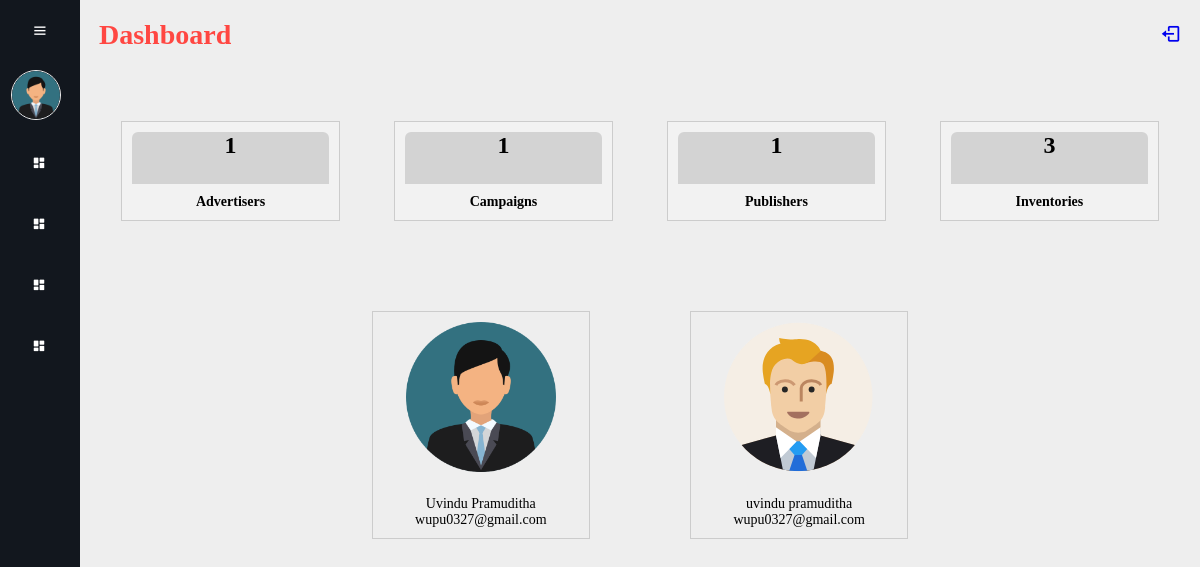
The app's page /adminDashboard.php (signed in) with its own data.
### tables this page shows
CREATE TABLE `advertisers` (
  `email` varchar(100) NOT NULL,
  `fname` varchar(50) NOT NULL,
  `lname` varchar(50) NOT NULL,
  `password` varchar(50) NOT NULL,
  `mobile` varchar(10) NOT NULL,
  `joined_date` datetime NOT NULL,
  `status` int(11) NOT NULL,
  `verification_code` varchar(20) NOT NULL
);

CREATE TABLE `profilepub_image` (
  `path_url` varchar(100) NOT NULL,
  `publisher_email` varchar(100) NOT NULL
);

CREATE TABLE `publisher` (
  `email` varchar(100) NOT NULL,
  `fname` varchar(50) NOT NULL,
  `lname` varchar(50) NOT NULL,
  `password` varchar(50) NOT NULL,
  `mobile` varchar(10) NOT NULL,
  `joined_date` datetime NOT NULL,
  `status` int(11) NOT NULL,
  `verification_code` varchar(20) NOT NULL
);

### adminDashboard.php (the view, shortened to what this page needs)
<!DOCTYPE html>
<html>
<head>
	<link rel="stylesheet" href="style.css">
</head>
<body>
	<?php include "sideBarAdmin.php"; ?>
	<div class="main-content">
		<div class="nav">
			<div class="navbar-item">
				<h1>Dashboard</h1>
			</div>
			<div class="navbar-item">
                <a href="logout.php">
                    <i class='bx bx-log-out'></i>
                </a>
            </div>
		</div>
		<div class="">
            <div class="container margintop50">
                <div class="count-card col2">
                    <div class="count-part">
                        <?php
                            $query = "SELECT * FROM `advertisers`";
                            $rs = mysqli_query($conn,$query);
                            $data = $rs->num_rows;
                        ?>
                        <h1><?php echo "$data";?></h1>
                    </div>
                    <span>Advertisers</span>
                </div>
                <div class="count-card col2">
                    <div class="count-part">
                        <?php
                            $query = "SELECT * FROM `campaigns`";
                            $rs = mysqli_query($conn,$query);
                            $data = $rs->num_rows;
                        ?>
                        <h1><?php echo "$data";?></h1>
                    </div>
                    <span>Campaigns</span>
                </div>
                <div class="count-card col2">
                    <div class="count-part">
                        <?php
                            $query = "SELECT * FROM `publisher`";
                            $rs = mysqli_query($conn,$query);
                            $data = $rs->num_rows;
                        ?>
                        <h1><?php echo "$data";?></h1>
                    </div>
                    <span>Publishers</span>
                </div>
                <div class="count-card col2">
                    <div class="count-part">
                        <?php
                            $query = "SELECT * FROM `inventories`";
                            $rs = mysqli_query($conn,$query);
                            $data = $rs->num_rows;
                        ?>
                        <h1><?php echo "$data";?></h1>
                    </div>
                    <span>Inventories</span>
                </div>
            </div>
            <div class="container margintop50 most-user-cont">
                <div class="most-user col2">
                    <?php
                    $query = "SELECT advertisers_email, COUNT(*) AS email_count FROM `campaigns` GROUP BY advertisers_email ORDER BY email_count DESC LIMIT 1";
                    $rs = mysqli_query($conn,$query);
                    $data = $rs->fetch_assoc();
                    $email = $data['advertisers_email'];
                    $details = "SELECT * FROM `advertisers` WHERE email = '$email'";
                    $details_rs = mysqli_query($conn,$details);
                    $image_query = "SELECT * FROM `profilead_image` WHERE advertiser_email ='$email' ";
                    $image_rs = mysqli_query($conn, $image_query);
                    $details_data = $details_rs->fetch_assoc();
                    $image_data = $image_rs->fetch_assoc();
                    ?>
                    <div class="most-card">
                        <?php
                        if (empty($image_data["path_url"])) {
                        ?>
                            <img src="resource/profile_img/user.png" id="viewImg" class="most-user-Img">
                        <?php
                        } else {
                        ?>
                            <img src="<?php echo ($image_data["path_url"]); ?>" id="viewImg" class="most-user-Img">
                        <?php
                        }
                        ?>
                    </div>
                    <div class="">
                        <center>
                            <span><?php echo ($details_data['fname'])?>&nbsp;<?php echo ($details_data['lname'])?></span>
                            <br>
                            <span><?php echo ($data['advertisers_email']) ?></span>
                        </center>
                    </div>
                </div>
                <div class="most-user col2">
                    <?php
                    $query = "SELECT publisher_email, COUNT(*) AS email_count FROM `inventories` GROUP BY publisher_email ORDER BY email_count DESC LIMIT 1";
                    $rs = mysqli_query($conn,$query);
                    $data = $rs->fetch_assoc();
                    $email = $data['publisher_email'];
                    $details = "SELECT * FROM `publisher` WHERE email = '$email'";
                    $details_rs = mysqli_query($conn,$details);
                    $image_query = "SELECT * FROM `profilepub_image` WHERE publisher_email ='$email' ";
                    $image_rs = mysqli_query($conn, $image_query);
                    $details_data = $details_rs->fetch_assoc();
                    $image_data = $image_rs->fetch_assoc();
                    ?>
                    <div>
                        <?php
                        if (empty($image_data["path_url"])) {
                        ?>
                            <img src="resource/profile_img/user.png" id="viewImg" class="most-user-Img">
                        <?php
                        } else {
                        ?>
                            <img src="<?php echo ($image_data["path_url"]); ?>" id="viewImg" class="most-user-Img">
                        <?php
                        }
                        ?>
                    </div>
                    <div class="">
                        <center>
                            <span><?php echo ($details_data['fname'])?>&nbsp;<?php echo ($details_data['lname'])?></span>
                            <br>
                            <span><?php echo ($data['publisher_email']) ?></span>
                        </center>
                    </div>
                </div>
            </div>
        </div>
	</div>
</body>
</html>

### sideBarAdmin.php (shortened to what this page needs)
<!DOCTYPE html>
<html>
<head>
	<link href='https://unpkg.com/boxicons@2.1.4/css/boxicons.min.css' rel='stylesheet'>
	<link rel="stylesheet" type="text/css" href="style.css">
</head>
<body>
	<div class="sidebar">
		<div class="top">
			<i class='bx bx-menu' id="sidebar-btn"></i>
		</div>
		<div class="user">
            <div>
                <img src="resource/profile_img/user.png" id="viewImg" class="user-img" >
            </div>
			<div>
			</div>
		</div>
		<ul>
			<li>
				<a href="adminDashboard.php">
					<i class='bx bxs-dashboard'></i>
				</a>
			</li>
			<li>
				<a href="adminProfile.php">
					<i class='bx bxs-dashboard'></i>
				</a>
			</li>
			<li>
				<a href="manage.php">
					<i class='bx bxs-dashboard'></i>
				</a>
			</li>
			<li>
				<a href="designing.php">
					<i class='bx bxs-dashboard'></i>
				</a>
			</li>
		</ul>
	</div>
</body>
</html>

### style.css (style rules this page uses)
* { font-family: 'Balsamiq Sans', cursive; font-size: 14px; margin: 0; padding: 0; box-sizing: border-box; }
.nav { display: flex; justify-content: space-between; align-items: center; margin: 5px; }
.navbar-item { color: #FF4742; }
.user-img { width: 50px; border-radius: 100%; border: 1px solid #eee; }
.sidebar { position: absolute; top: 0; left: 0; height: 100vh; width: 80px; background-color: #12171e; padding: 0.4rem 0.8rem; transition: all 0.5s ease; }
.sidebar #sidebar-btn { position: absolute; color: #fff; top: .4rem; left: 50%; font-size: 1.2rem; line-height: 50px; transform: translateX(-50%); cursor: pointer; }
.user { display: flex; align-items: center; margin: 1rem 0; }
.sidebar ul li { position: relative; list-style-type: none; height: 50px; width: 90%; margin: 0.8rem auto; line-height: 50px; }
.sidebar ul li a { color: #fff; display: flex; align-items: center; text-decoration: none; border-radius: 0.8rem; }
.sidebar ul li a i { min-width: 50px; text-align: center; height: 50px; border-radius: 12px; line-height: 50px; }
.main-content { position: relative; background-color: #eee; min-height: 100vh; top: 0; left: 80px; transition: all 0.5s ease; width: calc(100% - 80px); padding: 1rem; }
.navbar-item h1 { font-size: 2rem; }
.navbar-item i { font-size: 1.5rem; }
.container { display: flex; width: 100%; margin: auto; }
.col2 { display: flex; flex-direction: column; width: 20%; margin: auto; }
.margintop50 { margin-top: 5rem; }
.count-card { border: 1px solid #ccc; padding: 10px; text-align: center; background-color: #f2f2f2; height: 100px; }
.count-part { background-color: #d3d3d3; border-radius: 6px 6px 0 0; height: 75px; }
.count-card h1 { font-size: 24px; margin: 0; }
.count-card span { display: block; margin-top: 10px; font-weight: bold; }
.most-user-cont { display: flex; justify-content: center; }
.most-user { display: flex; flex-direction: column; align-items: center; gap: 20px; padding: 10px; border: 1px solid #ccc; margin: 20px 50px; }
.most-user-Img { width: 150px; height: 150px; }

### records on screen
advertisers: fname "Uvindu", lname "Pramuditha"
profilepub_image: path_url (picture)
publisher: fname "uvindu", lname "pramuditha"

### other values on screen
$data "1"
$data "3"
$data['advertisers_email'] "wupu0327@gmail.com"
$data['publisher_email'] "wupu0327@gmail.com"
